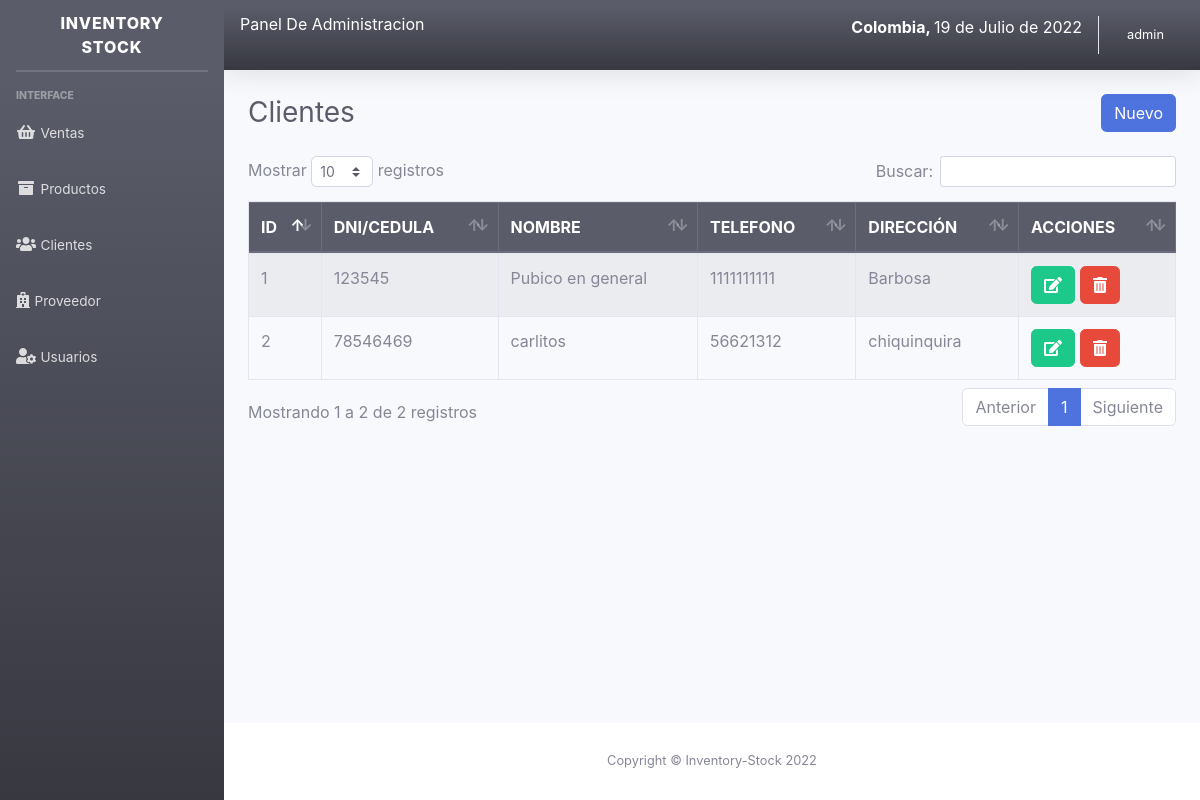
/sistema/lista_cliente.php (signed in), run on the app's committed database.
### tables this page shows
CREATE TABLE IF NOT EXISTS `cliente` (
  `idcliente` int(11) NOT NULL AUTO_INCREMENT,
  `dni` int(15) NOT NULL,
  `nombre` varchar(100) NOT NULL,
  `telefono` varchar(200) NOT NULL,
  `direccion` varchar(200) NOT NULL,
  `usuario_id` int(15) NOT NULL,
  PRIMARY KEY (`idcliente`)
);

### sistema/lista_cliente.php (the view, shortened to what this page needs)
<?php include_once "includes/header.php"; ?>
<div class="container-fluid">
	<div class="d-sm-flex align-items-center justify-content-between mb-4">
		<h1 class="h3 mb-0 text-gray-800">Clientes</h1>
		<a href="registro_cliente.php" class="btn btn-primary">Nuevo</a>
	</div>
	<div class="row">
		<div class="col-lg-12">
			<div class="table-responsive">
				<table class="table table-striped table-bordered" id="table">
					<thead class="thead-dark">
						<tr>
							<th>ID</th>
							<th>DNI/CEDULA</th>
							<th>NOMBRE</th>
							<th>TELEFONO</th>
							<th>DIRECCIÓN</th>
							<?php if ($_SESSION['rol'] == 1) { ?>
							<th>ACCIONES</th>
							<?php } ?>
						</tr>
					</thead>
					<tbody>
						<?php
						include "../conexion.php";
						$query = mysqli_query($conexion, "SELECT * FROM cliente");
						$result = mysqli_num_rows($query);
						if ($result > 0) {
							while ($data = mysqli_fetch_assoc($query)) { ?>
								<tr>
									<td><?php echo $data['idcliente']; ?></td>
									<td><?php echo $data['dni']; ?></td>
									<td><?php echo $data['nombre']; ?></td>
									<td><?php echo $data['telefono']; ?></td>
									<td><?php echo $data['direccion']; ?></td>
									<?php if ($_SESSION['rol'] == 1) { ?>
									<td>
										<a href="editar_cliente.php?id=<?php echo $data['idcliente']; ?>" class="btn btn-success"><i class='fas fa-edit'></i></a>
										<form action="eliminar_cliente.php?id=<?php echo $data['idcliente']; ?>" method="post" class="confirmar d-inline">
											<button class="btn btn-danger" type="submit"><i class='fas fa-trash-alt'></i> </button>
										</form>
									</td>
									<?php } ?>
								</tr>
						<?php }
						} ?>
					</tbody>
				</table>
			</div>
		</div>
	</div>
</div>
<?php include_once "includes/footer.php"; ?>

### data on the page
cliente: idcliente "1", dni "123545", nombre "Pubico en general", telefono "1111111111", direccion "Barbosa"
cliente: idcliente "2", dni "78546469", nombre "carlitos", telefono "56621312", direccion "chiquinquira"

### other printed values
fechaColombia() "19 de Julio de 2022"
$_SESSION['nombre'] "admin"
